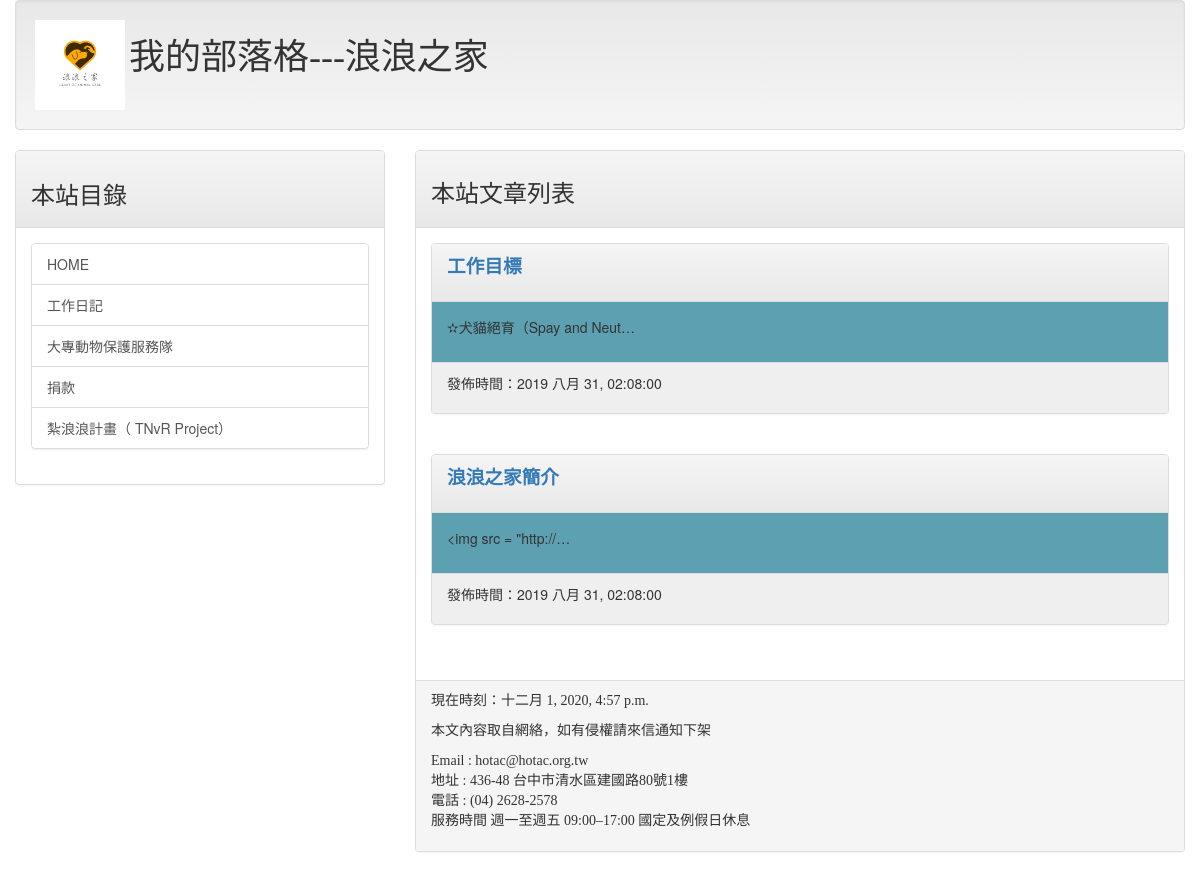
The page / on the database its author committed.
### mainsite/models.py (models this page shows, shortened)
class Post(models.Model):
    title = models.CharField(max_length=200)
    slug = models.CharField(max_length=200)
    body = models.TextField()
    pub_date = models.DateTimeField(default=timezone.now)
    class Meta:
        ordering = ('-pub_date',)

### mainsite/views.py (the view)
# urls.py: path('', homepage),
def homepage(requests):
    template = get_template('index.html')
    posts =  Post.objects.all()
    now = datetime.now()
    p = template.render(locals())
    return HttpResponse(p)

### templates/index.html (shortened to what this page needs)
{% extends 'base.html' %}
{% load markdown_deux_tags %}
{% block headmessage %}
    <h3 style='font-family:標楷體;'>本站文章列表</a>
{% endblock %}
{% block content %}
    {% for post in posts %}
        <div class='panel panel-default'>
            <div class='panel-heading'>
                <p style='font-family:微軟雅黑;font-size:14pt;font-weight:bold;'>
                    <a href='/post/{{post.slug}}'>{{ post.title }}</a>
                </p>
            </div>
            <div class='panel-body' style='background-color:#5ca0b1'>
                <p>
                    {{ post.body |  truncatechars:20}}
                </p>
            </div>
            <div class='panel-footer' style='background-color:#efefef'>
                <p>
                    發佈時間：{{ post.pub_date | date:"Y M d, h:m:s"}}
                </p>
            </div>
        </div>
        <br>
    {% endfor %}
{% endblock %}

### templates/base.html (shortened to what this page needs)
<!DOCTYPE html> {% load staticfiles %}
<html>
<head>
    <link rel="stylesheet" href="https://maxcdn.bootstrapcdn.com/bootstrap/3.3.6/css/bootstrap.min.css"
>
    <link rel="stylesheet" href="https://maxcdn.bootstrapcdn.com/bootstrap/3.3.6/css/bootstrap-theme.min.css"
>
</head>
<body>
    <div class='container-fluid'>
        {% include 'header.html' %}
        <div class='row'>
            <div class='col-sm-4 col-md-4'>
                <div class='panel panel-default'>
                    <div class='panel-heading'>
                        <h3>本站目錄</h3>
                    </div>
                    <div class='panel-body'>
                        <div class='list-group'>
                            <a href='/' class='list-group-item'>HOME</a>
                            <a href='https://www.hotac.org.tw/work_list.asp' class='list-group-item'>工作日記 </a>
                            <a href='https://www.hotac.org.tw/board.asp?board_id=31&action=page' class='list-group-item'>大專動物保護服務隊</a>
                            <a href='https://www.hotac.org.tw/donate.asp' class='list-group-item'>捐款</a>
                            <a href='https://www.hotac.org.tw/board.asp?board_id=33&action=page' class='list-group-item'>紮浪浪計畫（ TNvR Project）</a>
                        </div>
                    </div>
                </div>
            </div>
            <div class='col-sm-8 col-md-8'>
                <div class='panel panel-default'>
                    <div class='panel-heading'>
                        {% block headmessage %} {% endblock %}
                    </div>
                    <div class='panel-body'>
                        {% block content %} {% endblock %}
                    </div>
                    <div class='panel-footer'>
                        {% include 'footer.html' %}
                    </div>
                </div>
            </div>
        </div>
    </div>
</body>
</html>

### templates/header.html
{% load static %}
<div class='well'>
<img height='90px' src="{% static "logo/logo.png" %}">
<h1 style="font-family:微軟正黑體;display: inline;">我的部落格---浪浪之家</h1>
</div>

### templates/footer.html
{% block footer %}
{% if now %}
	<p style='font-family:微軟正黑體;'>現在時刻：{{ now }}</p>
	<p style='font-family:微軟正黑體;'>本文內容取自網絡，如有侵權請來信通知下架</p>
	<p style='font-family:微軟正黑體;'>Email : hotac@hotac.org.tw<br>地址 : 436-48 台中市清水區建國路80號1樓<br>電話 : (04) 2628-2578<br>服務時間 週一至週五 09:00–17:00 國定及例假日休息</p>
{% endif %}
{% endblock %}

### rows shown on the page
Post: title "工作目標", body "✫犬貓絕育（Spay and Neut…", pub_date "2019 八月 31, 02:08:00"
Post: title "浪浪之家簡介", body "<img src = \"http://…", pub_date "2019 八月 31, 02:08:00"
